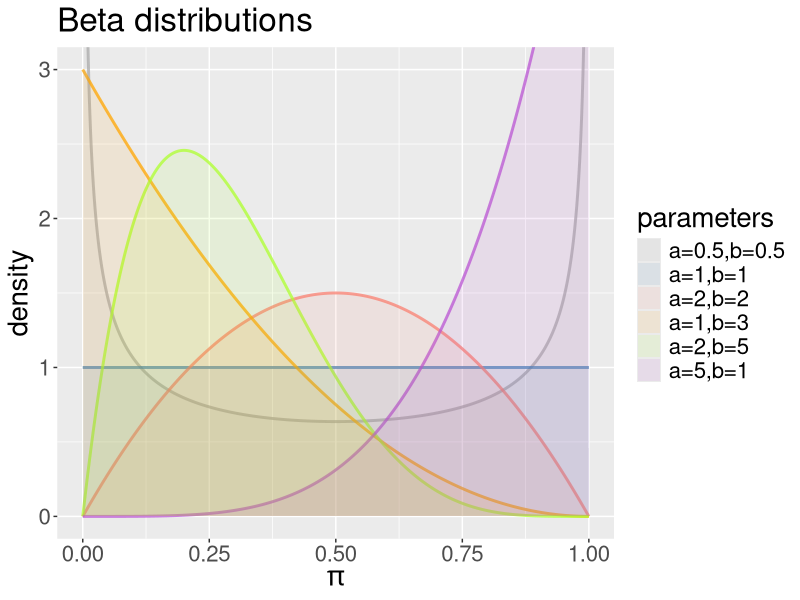
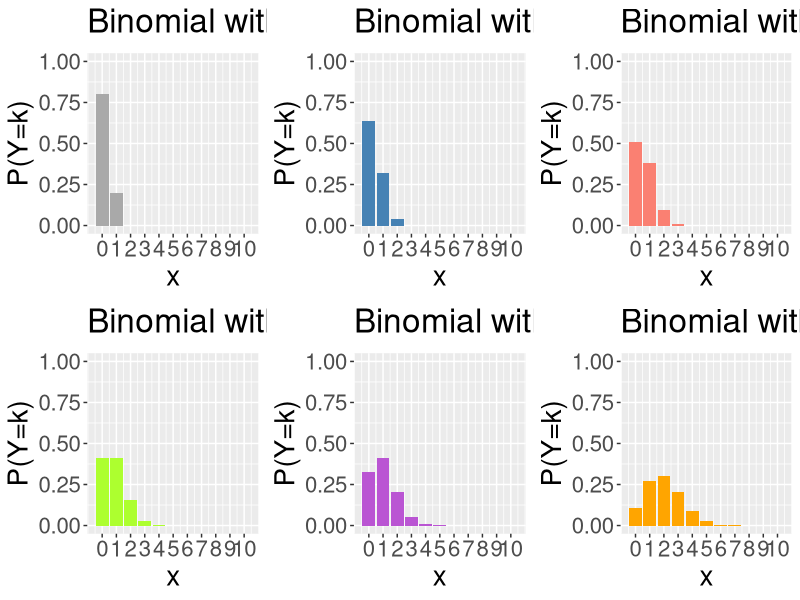
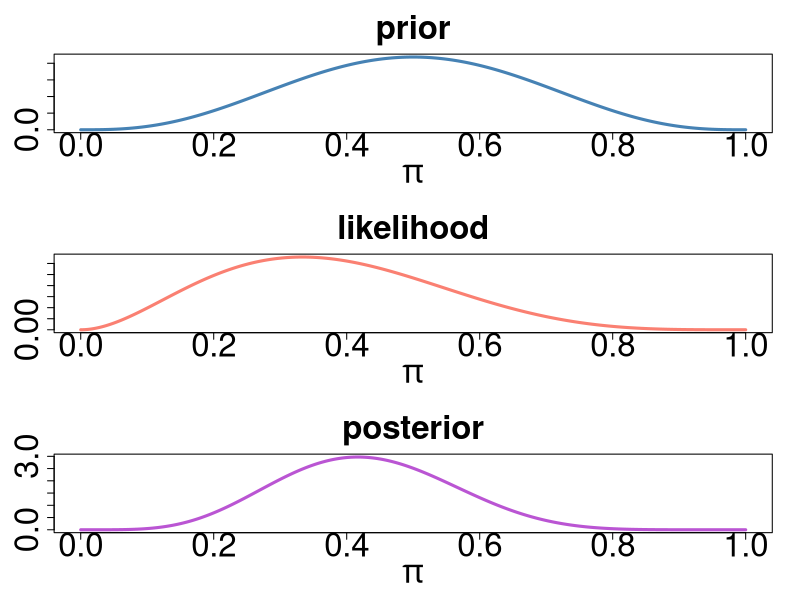
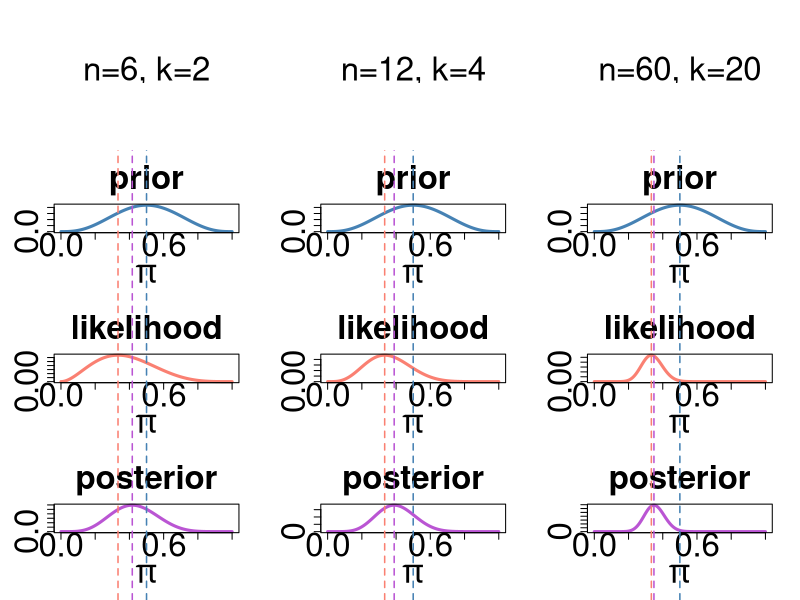
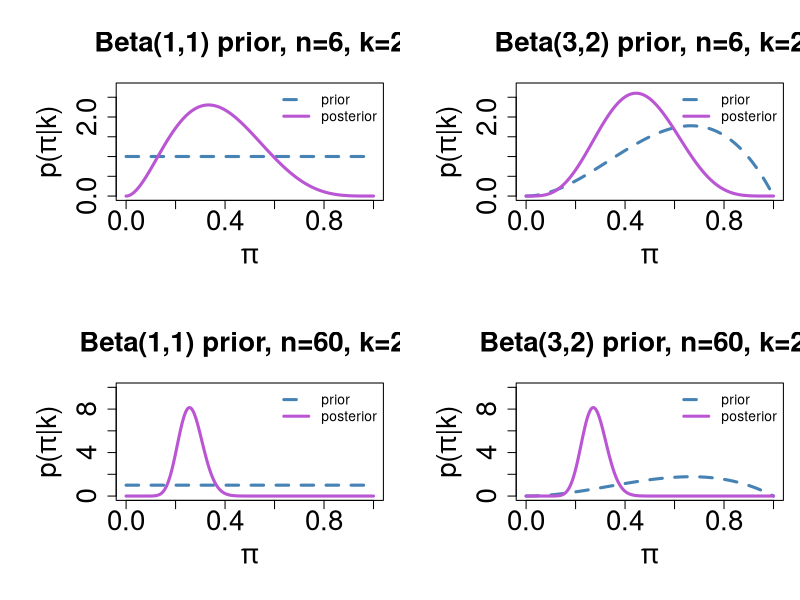
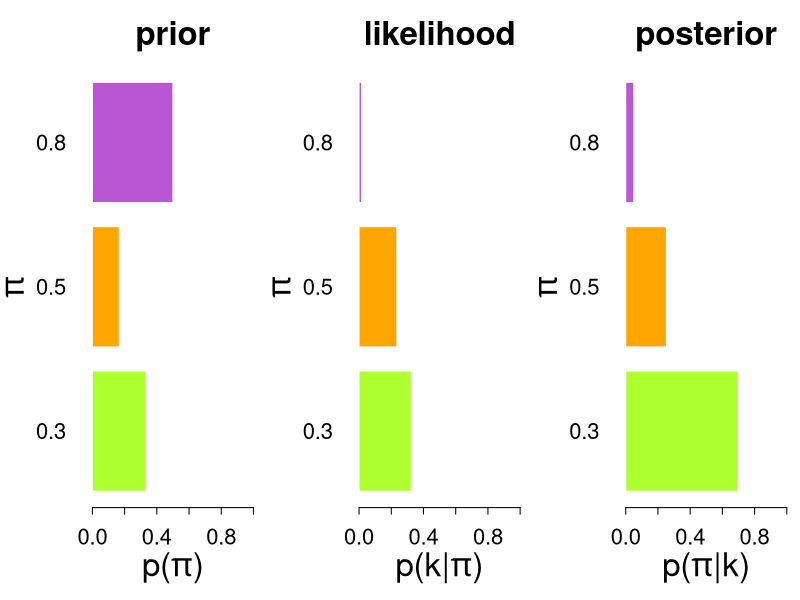
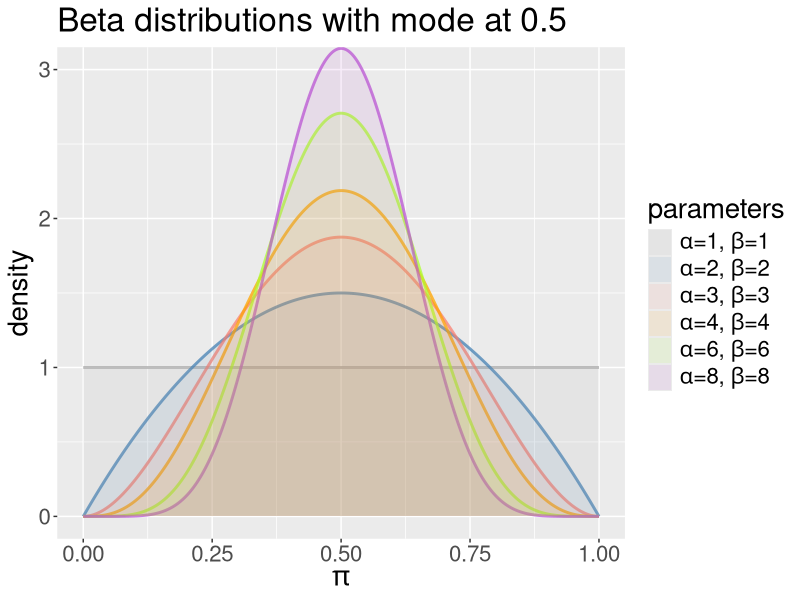
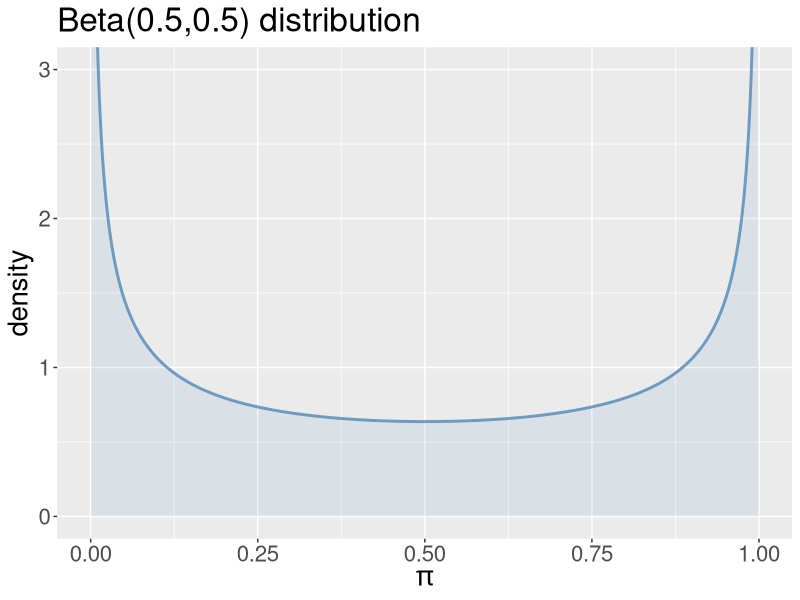

R code for these plots, in order:
## ---- chunk 1
knitr::opts_chunk$set(echo = TRUE, fig.width=16, fig.height=9, dpi=300, highlight=T)

require(tidyverse)
require(knitr)
require(gridExtra)
require(kableExtra)
require(gridExtra)
## ---- chunk 2
l<-1000
x<-seq(0,1,length=l)
p1x<-dbeta(x,shape1=0.5,shape2=0.5); p2x<-dbeta(x,shape1=1,shape2=1)
p3x<-dbeta(x,shape1=2,shape2=2); p4x<-dbeta(x,shape1=1,shape2=3)
p5x<-dbeta(x,shape1=2,shape2=5); p6x<-dbeta(x,shape1=5,shape2=1)
xFull<-rep(x,6)
pFull<-c(p1x,p2x,p3x,p4x,p5x,p6x)
pars<-factor(c(rep(1,l),rep(2,l),rep(3,l),rep(4,l),rep(5,l),rep(6,l)))
df<-tibble(x=xFull,p=pFull,pars=pars)
cols<-c("darkgrey", "steelblue", "salmon", "orange", "greenyellow", "mediumorchid")
labs<-c("a=0.5,b=0.5",
        "a=1,b=1",
        "a=2,b=2",
        "a=1,b=3",
        "a=2,b=5",
        "a=5,b=1")

ggplot(data=df,mapping=aes(x=x,y=p,colour=pars,fill=pars)) +
  geom_line(lwd=1,alpha=0.75) +
  geom_area(alpha=0.1,position = position_dodge(width = 0),linetype=0) +
  scale_color_manual(values=cols,labels=labs) +
  scale_fill_manual(values=cols,labels=labs) +
  labs(fill="parameters") + 
  guides(colour=F) +
  xlab(expression(pi)) +
  ylab("density") +
  ggtitle("Beta distributions") +
  theme(text = element_text(size=20)) +
  coord_cartesian(ylim=c(0,3))
## ---- chunk 3
plotBin<-function(n,p,col,maxN=10){
  x<-seq(0,n,by=1)
  px<-dbinom(x,size=n,prob=p)
  df<-tibble(x=x,px=px)
  
  g<-ggplot(data=df,mapping=aes(x=x,y=px)) +
    geom_bar(stat="identity",fill=col) +
    ylab("P(Y=k)") + theme(text = element_text(size=20)) +
    ggtitle(substitute(paste(sep="","Binomial with n=",n,", ",pi,"=",p),list(n=1,p=p))) +
    scale_x_continuous(breaks=0:maxN) +
    coord_cartesian(xlim=c(-0.5,maxN+0.5),ylim=c(0,1))
  
  return(g)
}
  
g1<-plotBin(1,.2,"darkgrey"); g2<-plotBin(2,.2,"steelblue")
g3<-plotBin(3,.2,"salmon"); g4<-plotBin(4,.2,"greenyellow")
g5<-plotBin(5,.2,"mediumorchid"); g6<-plotBin(10,.2,"orange")
grid.arrange(g1,g2,g3,g4,g5,g6,ncol=3)
## ---- chunk 4
xx<-seq(0,1,length=1000)
yPrior<-dbeta(xx,4,4)
yLik<-dbinom(x=2,size=6,prob=xx)
yPost<-dbeta(xx,6,8)

plotLines<-function(n,k,a,b){
  par(xpd=T)
  abline(v=a/(a+b),col="steelblue",lty=2,lwd=1.5)
  abline(v=k/n,col="salmon",lty=2,lwd=1.5)
  abline(v=(k+a-1)/(n+a+b-2),col="mediumorchid",lty=2,lwd=1.5)
}

par(mfrow=c(3,1))

plot(xx,yPrior,lwd=3,col="steelblue",xlab=expression(pi),ylab="",main="prior",cex.main=3,cex.lab=3,cex.axis=3,type="l")
plot(xx,yLik,lwd=3,col="salmon",xlab=expression(pi),ylab="",main="likelihood",cex.main=3,cex.lab=3,cex.axis=3,type="l")
plot(xx,yPost,lwd=3,col="mediumorchid",xlab=expression(pi),ylab="",main="posterior",cex.main=3,cex.lab=3,cex.axis=3,type="l")
## ---- chunk 5
xx<-seq(0,1,length=1000)

yPrior<-dbeta(xx,4,4)

yLik<-dbinom(x=2,size=6,prob=xx)
yLik2<-dbinom(x=4,size=12,prob=xx)
yLik3<-dbinom(x=20,size=60,prob=xx)

yPost<-dbeta(xx,6,8)
yPost2<-dbeta(xx,8,12)
yPost3<-dbeta(xx,24,44)

par(mfrow=c(4,3))

plot(type="n",axes=F,xlab="",ylab="",0:1,0:1); text(cex=3,adj=c(0.5,0.5),x=0.5,y=0.5,"n=6, k=2")
plot(type="n",axes=F,xlab="",ylab="",0:1,0:1); text(cex=3,adj=c(0.5,0.5),x=0.5,y=0.5,"n=12, k=4")
plot(type="n",axes=F,xlab="",ylab="",0:1,0:1); text(cex=3,adj=c(0.5,0.5),x=0.5,y=0.5,"n=60, k=20")

plot(xx,yPrior,lwd=3,col="steelblue",xlab=expression(pi),ylab="",main="prior",cex.main=3,cex.lab=3,cex.axis=3,type="l"); plotLines(n=6,k=2,a=4,b=4)
plot(xx,yPrior,lwd=3,col="steelblue",xlab=expression(pi),ylab="",main="prior",cex.main=3,cex.lab=3,cex.axis=3,type="l"); plotLines(n=12,k=4,a=4,b=4)
plot(xx,yPrior,lwd=3,col="steelblue",xlab=expression(pi),ylab="",main="prior",cex.main=3,cex.lab=3,cex.axis=3,type="l"); plotLines(n=60,k=20,a=4,b=4)

plot(xx,yLik,lwd=3,col="salmon",xlab=expression(pi),ylab="",main="likelihood",cex.main=3,cex.lab=3,cex.axis=3,type="l"); plotLines(n=6,k=2,a=4,b=4)
plot(xx,yLik2,lwd=3,col="salmon",xlab=expression(pi),ylab="",main="likelihood",cex.main=3,cex.lab=3,cex.axis=3,type="l"); plotLines(n=12,k=4,a=4,b=4)
plot(xx,yLik3,lwd=3,col="salmon",xlab=expression(pi),ylab="",main="likelihood",cex.main=3,cex.lab=3,cex.axis=3,type="l"); plotLines(n=60,k=20,a=4,b=4)

plot(xx,yPost,lwd=3,col="mediumorchid",xlab=expression(pi),ylab="",main="posterior",cex.main=3,cex.lab=3,cex.axis=3,type="l"); plotLines(n=6,k=2,a=4,b=4)
plot(xx,yPost2,lwd=3,col="mediumorchid",xlab=expression(pi),ylab="",main="posterior",cex.main=3,cex.lab=3,cex.axis=3,type="l"); plotLines(n=12,k=4,a=4,b=4)
plot(xx,yPost3,lwd=3,col="mediumorchid",xlab=expression(pi),ylab="",main="posterior",cex.main=3,cex.lab=3,cex.axis=3,type="l"); plotLines(n=60,k=20,a=4,b=4)
## ---- chunk 6
yPrior<-dbeta(xx,1,1)
yPrior2<-dbeta(xx,3,2)

yPost<-dbeta(xx,2+1,6-2+1)
yPost2<-dbeta(xx,2+3,6-2+2)
yPost3<-dbeta(xx,20+1,60-2+1)
yPost4<-dbeta(xx,20+3,60-2+2)


par(mfrow=c(2,2),mar=c(6,7,5,1))

plot(type="n",xlab=expression(pi),ylab=expression(paste(sep="","p(",pi,"|k)")),0:1,0:1,ylim=c(0,2.75),main="Beta(1,1) prior, n=6, k=2",cex.main=2,cex.axis=2,cex.lab=2)
lines(xx,yPrior,lty=2,col="steelblue",lwd=3)
lines(xx,yPost,lty=1,col="mediumorchid",lwd=3)
legend(x="topright",lty=c(2,1),lwd=3,col=c("steelblue","mediumorchid"),legend=c("prior","posterior"),bty="n")

plot(type="n",xlab=expression(pi),ylab=expression(paste(sep="","p(",pi,"|k)")),0:1,0:1,ylim=c(0,2.75),main="Beta(3,2) prior, n=6, k=2",cex.main=2,cex.axis=2,cex.lab=2)
lines(xx,yPrior2,lty=2,col="steelblue",lwd=3)
lines(xx,yPost2,lty=1,col="mediumorchid",lwd=3)
legend(x="topright",lty=c(2,1),lwd=3,col=c("steelblue","mediumorchid"),legend=c("prior","posterior"),bty="n")

plot(type="n",xlab=expression(pi),ylab=expression(paste(sep="","p(",pi,"|k)")),0:1,0:1,ylim=c(0,10),main="Beta(1,1) prior, n=60, k=20",cex.main=2,cex.axis=2,cex.lab=2)
lines(xx,yPrior,lty=2,col="steelblue",lwd=3)
lines(xx,yPost3,lty=1,col="mediumorchid",lwd=3)
legend(x="topright",lty=c(2,1),lwd=3,col=c("steelblue","mediumorchid"),legend=c("prior","posterior"),bty="n")

plot(type="n",xlab=expression(pi),ylab=expression(paste(sep="","p(",pi,"|k)")),0:1,0:1,ylim=c(0,10),main="Beta(3,2) prior, n=60, k=20",cex.main=2,cex.axis=2,cex.lab=2)
lines(xx,yPrior2,lty=2,col="steelblue",lwd=3)
lines(xx,yPost4,lty=1,col="mediumorchid",lwd=3)
legend(x="topright",lty=c(2,1),lwd=3,col=c("steelblue","mediumorchid"),legend=c("prior","posterior"),bty="n")
## ---- chunk 7
df<-data.frame(prior=c(1/3,1/6,1/2),likelihood=c(0.3241,0.2344,0.0154),posterior=c(0.6980,0.2524,0.0496))
rownames(df)<-c(0.3,0.5,0.8)

par(mfrow=c(1,3),mar=c(7,7,5,1),mgp=c(5,2,0))
barplot(df$prior,horiz = T,names.arg=rownames(df),las=1,col=c("greenyellow","orange","mediumorchid"),border=F,main="prior",xlab=expression(paste(sep="","p(",pi,")")),ylab=expression(pi),xlim=c(0,1),cex.main=3,cex.lab=3,cex.axis=2,cex.names=2)
barplot(df$likelihood,horiz = T,names.arg=rownames(df),las=1,col=c("greenyellow","orange","mediumorchid"),border=F,main="likelihood",xlab=expression(paste(sep="","p(k|",pi,")")),ylab=expression(pi),xlim=c(0,1),cex.main=3,cex.lab=3,cex.axis=2,cex.names=2)
barplot(df$posterior,horiz = T,names.arg=rownames(df),las=1,col=c("greenyellow","orange","mediumorchid"),border=F,main="posterior",xlab=expression(paste(sep="","p(",pi,"|k)")),ylab=expression(pi),xlim=c(0,1),cex.main=3,cex.lab=3,cex.axis=2,cex.names=2)
## ---- chunk 8
l<-1000
x<-seq(0,1,length=l)
p11<-dbeta(x,1,1)
p22<-dbeta(x,2,2)
p33<-dbeta(x,3,3)
p44<-dbeta(x,4,4)
p88<-dbeta(x,6,6)
p1010<-dbeta(x,8,8)
xFull<-rep(x,6)
pFull<-c(p11,p22,p33,p44,p88,p1010)
pars<-factor(c(rep(1,l),rep(2,l),rep(3,l),rep(4,l),rep(5,l),rep(6,l)))
df<-tibble(x=xFull,p=pFull,pars=pars)
cols<-c("darkgrey", "steelblue", "salmon", "orange", "greenyellow", "mediumorchid")
labs<-c(expression(paste(sep="",alpha,"=1, ",beta,"=1")),
        expression(paste(sep="",alpha,"=2, ",beta,"=2")),
        expression(paste(sep="",alpha,"=3, ",beta,"=3")),
        expression(paste(sep="",alpha,"=4, ",beta,"=4")),
        expression(paste(sep="",alpha,"=6, ",beta,"=6")),
        expression(paste(sep="",alpha,"=8, ",beta,"=8")))

ggplot(data=df,mapping=aes(x=x,y=p,colour=pars,fill=pars)) +
  geom_line(lwd=1,alpha=0.75) +
  geom_area(alpha=0.1,position = position_dodge(width = 0),linetype=0) +
  scale_color_manual(values=cols,labels=labs) +
  scale_fill_manual(values=cols,labels=labs) +
  labs(fill="parameters") + 
  guides(colour=F) +
  xlab(expression(pi)) +
  ylab("density") +
  ggtitle("Beta distributions with mode at 0.5") +
  theme(text = element_text(size=20)) +
  coord_cartesian(ylim=c(0,3))
## ---- chunk 9
l<-1000
x<-seq(0,1,length=l)
p<-dbeta(x,0.5,0.5)
df<-tibble(x=x,p=p)
col<-c("steelblue")

ggplot(data=df,mapping=aes(x=x,y=p)) +
  geom_line(lwd=1,alpha=0.75,col=col) +
  geom_area(alpha=0.1,position = position_dodge(width = 0),linetype=0,fill=col) +
  guides(colour=F) +
  xlab(expression(pi)) +
  ylab("density") +
  ggtitle("Beta(0.5,0.5) distribution") +
  theme(text = element_text(size=20)) +
  coord_cartesian(ylim=c(0,3))
## ---- chunk 10
plotPois<-function(lambda,col,maxK=10){
  x<-seq(0,maxK,by=1)
  px<-dpois(x,lambda=lambda)
  df<-tibble(x=x,px=px)
  
  g<-ggplot(data=df,mapping=aes(x=x,y=px)) +
    geom_bar(stat="identity",fill=col) +
    ylab("P(Y=k)") + theme(text = element_text(size=20)) +
    ggtitle(paste(sep="","Poisson with rate=",lambda)) +
    scale_x_continuous(breaks=0:maxK) +
    coord_cartesian(xlim=c(-0.5,maxK+0.5),ylim=c(0,1))
  
  return(g)
}
  
g1<-plotPois(0,"darkgrey"); g2<-plotPois(0.5,"steelblue")
g3<-plotPois(1,"salmon"); g4<-plotPois(2,"greenyellow")
g5<-plotPois(3,"mediumorchid"); g6<-plotPois(5,"orange")
grid.arrange(g1,g2,g3,g4,g5,g6,ncol=3)
## ---- chunk 11
l<-1000; x<-seq(0,15,length=l)
p1x<-dgamma(x,shape=1,rate=0.5); p2x<-dgamma(x,shape=1,rate=2)
p3x<-dgamma(x,shape=0.5,rate=1); p4x<-dgamma(x,shape=2,rate=1)
p5x<-dgamma(x,shape=4,rate=1); p6x<-dgamma(x,shape=6,rate=1)
xFull<-rep(x,6); pFull<-c(p1x,p2x,p3x,p4x,p5x,p6x)
pars<-factor(c(rep(1,l),rep(2,l),rep(3,l),rep(4,l),rep(5,l),rep(6,l)))
df<-tibble(x=xFull,p=pFull,pars=pars)

cols<-c("darkgrey", "steelblue", "salmon", "orange", "greenyellow", "mediumorchid")
labs<-c("a=1, b=0.5",
        "a=1, b=2",
        "a=0.5, b=0.5",
        "a=2, b=1",
        "a=4, b=1",
        "a=6, b=1")

ggplot(data=df,mapping=aes(x=x,y=p,colour=pars,fill=pars)) +
  geom_line(lwd=1,alpha=0.75) +
  geom_area(alpha=0.1,position = position_dodge(width = 0),linetype=0) +
  scale_color_manual(values=cols) +
  scale_fill_manual(values=cols,labels=labs) +
  labs(fill="parameters") + guides(colour=F) +
  xlab(expression(lambda)) + ylab("density") + ggtitle("Gamma distributions") + 
  theme(text = element_text(size=20)) +
  coord_cartesian(ylim=c(0,1.1))
